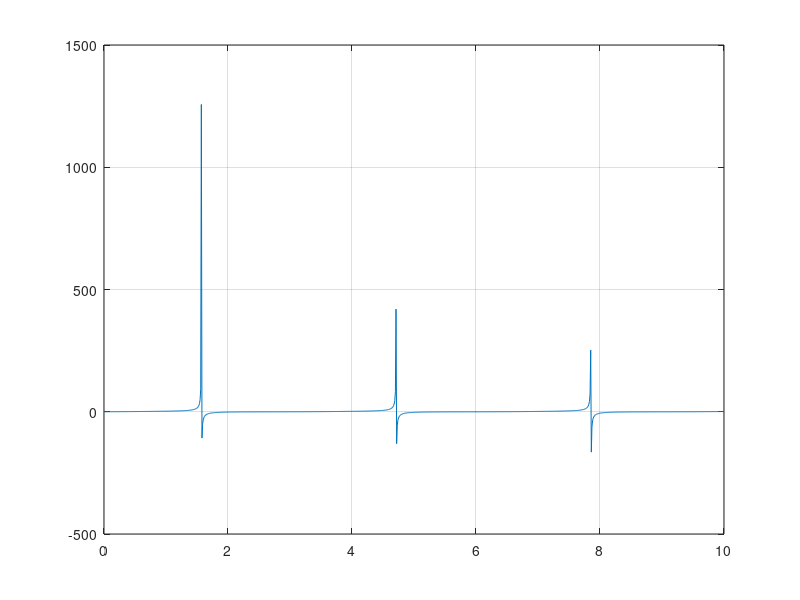

The MATLAB script that drew this image: (Note: this script raises an error after producing the figure.)
% Script showing the example usage of the zoom_plot function
% Author: Zauner Michael
% Date: 10/05/2021
% Tested with: Matlab 2019b,2020b,2021a

% clearvars

% create an empty figure
fig = figure(1);clf;

% create some sample data
x_data = 0:.01:10;
y_data = sin(x_data).^2 + tan(x_data);

% create a new axes object (you could also get the active axes object via 'gca')
ax = axes;
plot(ax,x_data,y_data);
grid on

% define Name-Value pairs for the zoom_plot function:
% Name-Value pairs for the axes:
options.axes.Names = {'Position','XLim'};
options.axes.Values = {[.5 .6 .3 .3],[1,2]};
% Name-Value pairs for the rectangle:
options.rectangle.Names = {};
options.rectangle.Values = {};
% Name-Value pairs for the arrows:
options.arrows.Names = {'HeadLength','HeadWidth'};
options.arrows.Values = {8,8};

% call the function with options:
[zoom_utils] = zoom_plot(ax,options);

% alterntively, call the function without options (standard Position of axes = [.5 .5 .3 .3]
% [zoom_utils] = zoom_plot(ax);

% The new axes object can be moved around via drag-and-drop. Make sure to not have any plot tools, like zoom/pan/... active.
% You can even zoom/pan in the new axes object. The rectangle will automatically be updated! Click once on the plot, to re-align the arrows.